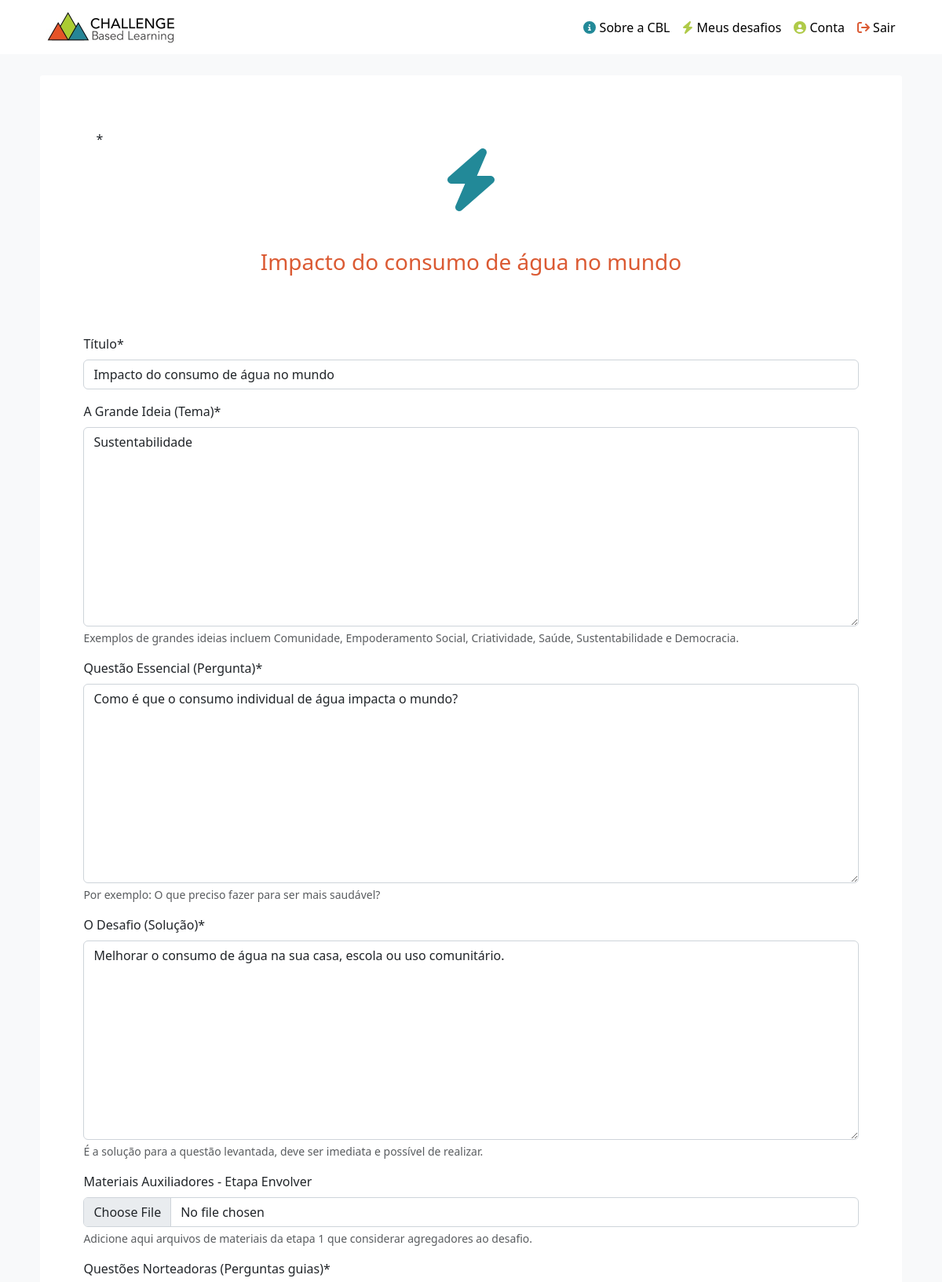
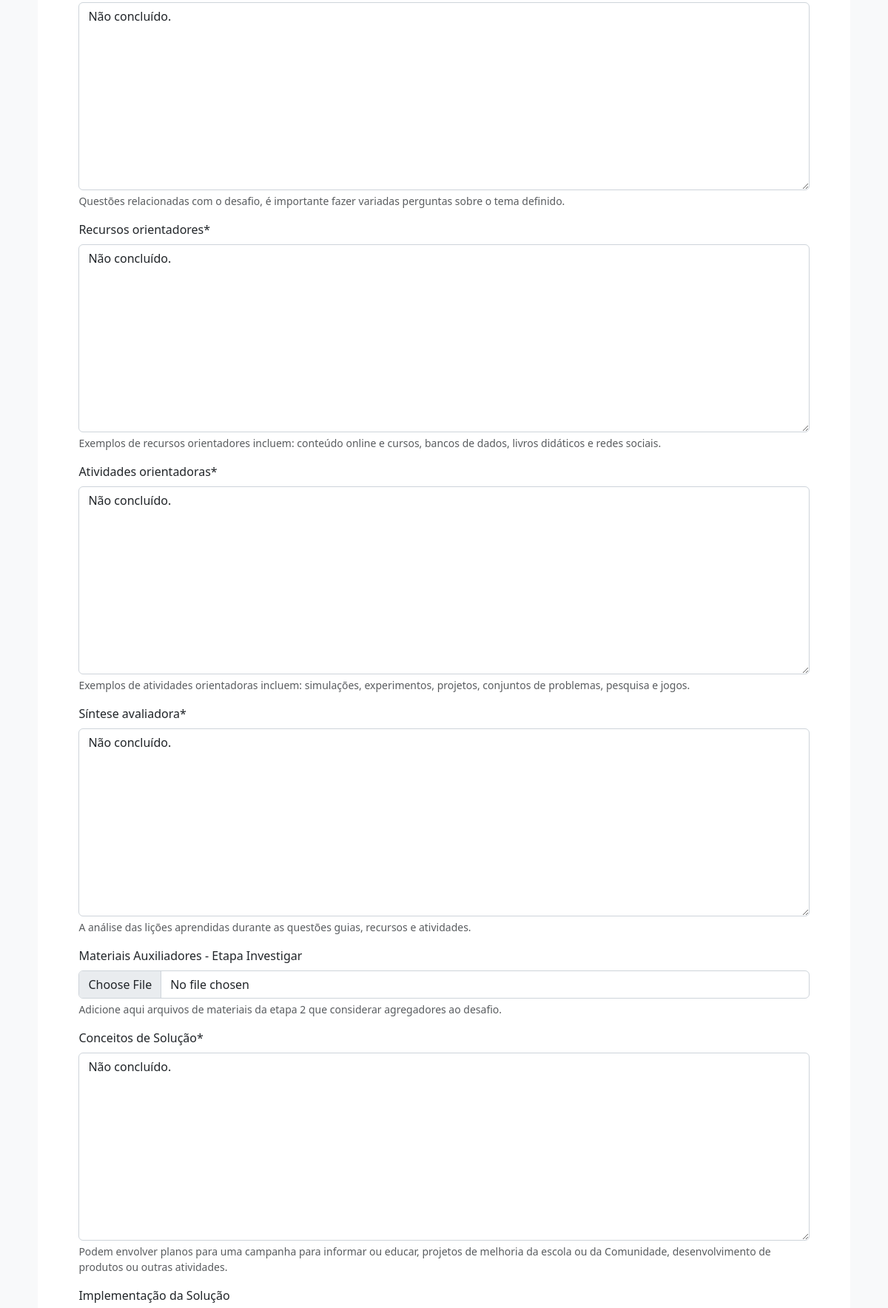
The page /desafio/3/ (signed in, upper part) on the database its author committed (2 pictures, top to bottom).
### cbl_app/models.py (models this page shows, shortened)
class Desafio(models.Model):
    titulo = models.CharField('Título', max_length=200)
    dataCriacao = models.DateTimeField('Data de criação', auto_now=True)
    grandeIdeia = models.TextField('A Grande Ideia (Tema)', default='Não concluído.', help_text='Exemplos de grandes ideias incluem Comunidade, Empoderamento Social, Criatividade, Saúde, Sustentabilidade e Democracia.')
    questaoEssencial = models.TextField('Questão Essencial (Pergunta)', default='Não concluído.', help_text='Por exemplo: O que preciso fazer para ser mais saudável?')
    desafios = models.TextField('O Desafio (Solução)', default='Não concluído.', help_text='É a solução para a questão levantada, deve ser imediata e possível de realizar.')
    documentosEnvolver = models.FileField('Materiais Auxiliadores - Etapa Envolver', blank=True, help_text='Adicione aqui arquivos de materiais da etapa 1 que considerar agregadores ao desafio.', upload_to='uploads/')
    questoesNorteadoras = models.TextField('Questões Norteadoras (Perguntas guias)', default='Não concluído.', help_text='Questões relacionadas com o desafio, é importante fazer variadas perguntas sobre o tema definido.')
    recursos = models.TextField('Recursos orientadores', default='Não concluído.', help_text='Exemplos de recursos orientadores incluem: conteúdo online e cursos, bancos de dados, livros didáticos e redes sociais.')
    atividades = models.TextField('Atividades orientadoras', default='Não concluído.', help_text='Exemplos de atividades orientadoras incluem: simulações, experimentos, projetos, conjuntos de problemas, pesquisa e jogos.')
    sintese = models.TextField('Síntese avaliadora', default='Não concluído.', help_text='A análise das lições aprendidas durante as questões guias, recursos e atividades.')
    documentosInvestigar = models.FileField('Materiais Auxiliadores - Etapa Investigar', blank=True, help_text='Adicione aqui arquivos de materiais da etapa 2 que considerar agregadores ao desafio.', upload_to='uploads/')
    conceitosSolucao = models.TextField('Conceitos de Solução', default='Não concluído.', help_text='Podem envolver planos para uma campanha para informar ou educar, projetos de melhoria da escola ou da Comunidade, desenvolvimento de produtos ou outras atividades.')
    implementacaoSolucao = models.FileField('Implementação da Solução', blank=True, help_text='Após a aprovação do conceito de solução, os aprendizes desenvolvem protótipos, experimentos e testes.', upload_to='uploads/')
    avaliacao = models.TextField('Avaliação final', default='Não concluído.', help_text='Hora de medir os resultados, refletir sobre o que funcionou e o que não e determinar o seu impacto sobre o desafio.')
    documentosAgir = models.FileField('Materiais Auxiliadores - Etapa Agir', blank=True, help_text='Adicione aqui arquivos de materiais da etapa 3 que considerar agregadores ao desafio.', upload_to='uploads/')
    usuario = models.ForeignKey(User, related_name='desafios', on_delete=models.DO_NOTHING)
    class Meta:
        verbose_name = 'Desafio'
        verbose_name_plural = 'Desafios'
        ordering = ['dataCriacao']

### cbl_app/views.py (the view, shortened to what this page needs)
# urls.py: path('desafio/<int:id>/', DesafioView.as_view(), name='desafio'),
class DesafioView(LoginRequiredMixin, UpdateView):
    template_name = 'challenge.html'
    model = Desafio
    fields = ['titulo', 'grandeIdeia', 'questaoEssencial', 'desafios', 'documentosEnvolver',
                    'questoesNorteadoras', 'recursos', 'atividades', 'sintese', 'documentosInvestigar',
                    'conceitosSolucao', 'implementacaoSolucao', 'avaliacao', 'documentosAgir', 'usuario']
    success_url = reverse_lazy("meusDesafios")
    def get_object(self, queryset=None, **kwargs):
        id = self.kwargs['id']
        self.object = get_object_or_404(Desafio, id=id)
        return self.object
    def get_context_data(self, **kwargs):
        context = super(DesafioView, self).get_context_data(**kwargs)
        context['desafio'] = Desafio.objects.filter(usuario=self.request.user)
        id = self.kwargs['id']
        context['desafio'] = Desafio.objects.filter(id=id).first
        return context

### cbl_app/templates/challenge.html (shortened to what this page needs)
{% extends 'base.html' %}
{% load crispy_forms_tags %}
{% block content %}
    <section class="section-conteudo-pagina">
        <div class="div-conteudo-pagina">
                <div class="div-titulo-conta">
                    <br>*
                    <div class="display-flex div-cabecalho-conta">
                        <i class="fa-solid fa-bolt link-verde-escuro fa-5x"></i>
                    </div>
                    <br><br>
                    <div class="display-flex div-titulo">
                        <h3 class="span-nome-cbl">{{ desafio.titulo }}</h3>
                    </div>
                </div>
                <form method="POST" action="{% url 'edicaoConta' %}">
                    <div class="form-group">
                        {{ form|crispy }}
                    </div>
                </form>
        </div>
    </section>
{% endblock %}

### cbl_app/static/css/style.css (style rules this page uses)
.link-verde-escuro { color: #228998; }
.div-titulo { justify-content: center; margin-bottom: 35px; }
.span-nome-cbl { color: #DB5A33; }
.div-titulo-conta { padding: 0rem 1rem 2rem 1rem; justify-content: center; }
.div-cabecalho-conta { flex-direction: column; justify-content: center; align-items: center; }
html { min-height: 100%; min-width: 100%; }
body { background-color: #F8F9FA; position: absolute; min-height: 100%; height: 100%; min-width: 100%; width: 100%; }
.display-flex { display: flex; }
.section-conteudo-pagina { min-height: inherit; padding: 27px 51.4px 27px 51.4px; }
.div-conteudo-pagina { padding: 45px 55px 45px 55px; background-color: white; border-radius: 3px; }

### rows shown on the page
Desafio: titulo "Impacto do consumo de água no mundo", grandeIdeia "Sustentabilidade", questaoEssencial "Como é que o consumo individual de água impacta o mundo?", desafios "Melhorar o consumo de água na sua casa, escola ou uso comunitário.", questoesNorteadoras "Não concluído.", recursos "Não concluído.", atividades "Não concluído.", sintese "Não concluído.", conceitosSolucao "Não concluído."
